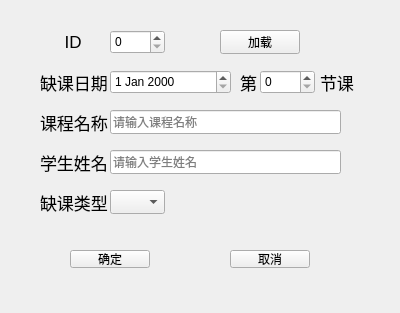
<?xml version="1.0" encoding="UTF-8"?>
<ui version="4.0">
 <class>changeInfo</class>
 <widget class="QWidget" name="changeInfo">
  <property name="geometry">
   <rect>
    <x>0</x>
    <y>0</y>
    <width>400</width>
    <height>313</height>
   </rect>
  </property>
  <property name="minimumSize">
   <size>
    <width>400</width>
    <height>313</height>
   </size>
  </property>
  <property name="maximumSize">
   <size>
    <width>400</width>
    <height>313</height>
   </size>
  </property>
  <property name="windowTitle">
   <string>Form</string>
  </property>
  <widget class="QLabel" name="label">
   <property name="geometry">
    <rect>
     <x>40</x>
     <y>70</y>
     <width>70</width>
     <height>24</height>
    </rect>
   </property>
   <property name="font">
    <font>
     <pointsize>13</pointsize>
    </font>
   </property>
   <property name="text">
    <string>缺课日期</string>
   </property>
  </widget>
  <widget class="QSpinBox" name="classnum_c">
   <property name="geometry">
    <rect>
     <x>260</x>
     <y>70</y>
     <width>55</width>
     <height>24</height>
    </rect>
   </property>
  </widget>
  <widget class="QLabel" name="label_2">
   <property name="geometry">
    <rect>
     <x>220</x>
     <y>70</y>
     <width>37</width>
     <height>24</height>
    </rect>
   </property>
   <property name="font">
    <font>
     <pointsize>13</pointsize>
    </font>
   </property>
   <property name="text">
    <string>第</string>
   </property>
   <property name="alignment">
    <set>Qt::AlignRight|Qt::AlignTrailing|Qt::AlignVCenter</set>
   </property>
  </widget>
  <widget class="QLabel" name="label_3">
   <property name="geometry">
    <rect>
     <x>320</x>
     <y>70</y>
     <width>37</width>
     <height>24</height>
    </rect>
   </property>
   <property name="font">
    <font>
     <pointsize>13</pointsize>
    </font>
   </property>
   <property name="text">
    <string>节课</string>
   </property>
  </widget>
  <widget class="QDateEdit" name="date_c">
   <property name="geometry">
    <rect>
     <x>110</x>
     <y>70</y>
     <width>121</width>
     <height>24</height>
    </rect>
   </property>
  </widget>
  <widget class="QLabel" name="label_4">
   <property name="geometry">
    <rect>
     <x>40</x>
     <y>110</y>
     <width>70</width>
     <height>24</height>
    </rect>
   </property>
   <property name="font">
    <font>
     <pointsize>13</pointsize>
    </font>
   </property>
   <property name="text">
    <string>课程名称</string>
   </property>
  </widget>
  <widget class="QLabel" name="label_5">
   <property name="geometry">
    <rect>
     <x>40</x>
     <y>150</y>
     <width>70</width>
     <height>24</height>
    </rect>
   </property>
   <property name="font">
    <font>
     <pointsize>13</pointsize>
    </font>
   </property>
   <property name="text">
    <string>学生姓名</string>
   </property>
  </widget>
  <widget class="QLineEdit" name="stuname_c">
   <property name="geometry">
    <rect>
     <x>110</x>
     <y>150</y>
     <width>231</width>
     <height>24</height>
    </rect>
   </property>
   <property name="placeholderText">
    <string>请输入学生姓名</string>
   </property>
  </widget>
  <widget class="QLabel" name="label_6">
   <property name="geometry">
    <rect>
     <x>40</x>
     <y>190</y>
     <width>70</width>
     <height>24</height>
    </rect>
   </property>
   <property name="font">
    <font>
     <pointsize>13</pointsize>
    </font>
   </property>
   <property name="text">
    <string>缺课类型</string>
   </property>
  </widget>
  <widget class="QComboBox" name="method_c">
   <property name="geometry">
    <rect>
     <x>110</x>
     <y>190</y>
     <width>55</width>
     <height>24</height>
    </rect>
   </property>
   <item>
    <property name="text">
     <string/>
    </property>
   </item>
   <item>
    <property name="text">
     <string>迟到</string>
    </property>
   </item>
   <item>
    <property name="text">
     <string>旷课</string>
    </property>
   </item>
   <item>
    <property name="text">
     <string>早退</string>
    </property>
   </item>
   <item>
    <property name="text">
     <string>请假</string>
    </property>
   </item>
  </widget>
  <widget class="QLineEdit" name="classname_c">
   <property name="geometry">
    <rect>
     <x>110</x>
     <y>110</y>
     <width>231</width>
     <height>24</height>
    </rect>
   </property>
   <property name="placeholderText">
    <string>请输入课程名称</string>
   </property>
  </widget>
  <widget class="QPushButton" name="right">
   <property name="geometry">
    <rect>
     <x>70</x>
     <y>250</y>
     <width>80</width>
     <height>18</height>
    </rect>
   </property>
   <property name="text">
    <string>确定</string>
   </property>
  </widget>
  <widget class="QPushButton" name="wrong">
   <property name="geometry">
    <rect>
     <x>230</x>
     <y>250</y>
     <width>80</width>
     <height>18</height>
    </rect>
   </property>
   <property name="text">
    <string>取消</string>
   </property>
  </widget>
  <widget class="QLabel" name="label_7">
   <property name="geometry">
    <rect>
     <x>40</x>
     <y>30</y>
     <width>70</width>
     <height>24</height>
    </rect>
   </property>
   <property name="font">
    <font>
     <pointsize>13</pointsize>
    </font>
   </property>
   <property name="text">
    <string>ID      </string>
   </property>
   <property name="alignment">
    <set>Qt::AlignRight|Qt::AlignTrailing|Qt::AlignVCenter</set>
   </property>
  </widget>
  <widget class="QSpinBox" name="id_c">
   <property name="geometry">
    <rect>
     <x>110</x>
     <y>30</y>
     <width>55</width>
     <height>24</height>
    </rect>
   </property>
  </widget>
  <widget class="QPushButton" name="load">
   <property name="geometry">
    <rect>
     <x>220</x>
     <y>30</y>
     <width>80</width>
     <height>24</height>
    </rect>
   </property>
   <property name="text">
    <string>加载</string>
   </property>
  </widget>
 </widget>
 <resources/>
 <connections/>
</ui>
